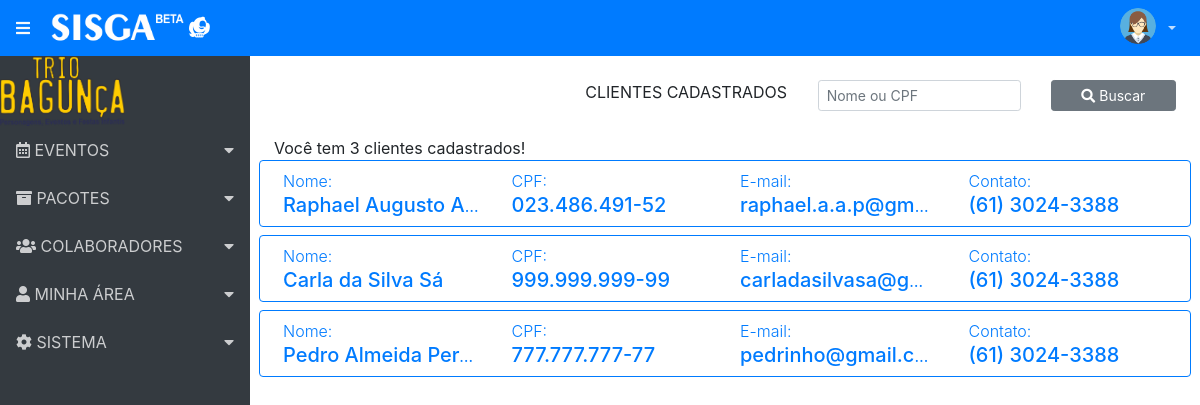
Page /index.php/clientes/ClientesCadastrados on the earlier database version.
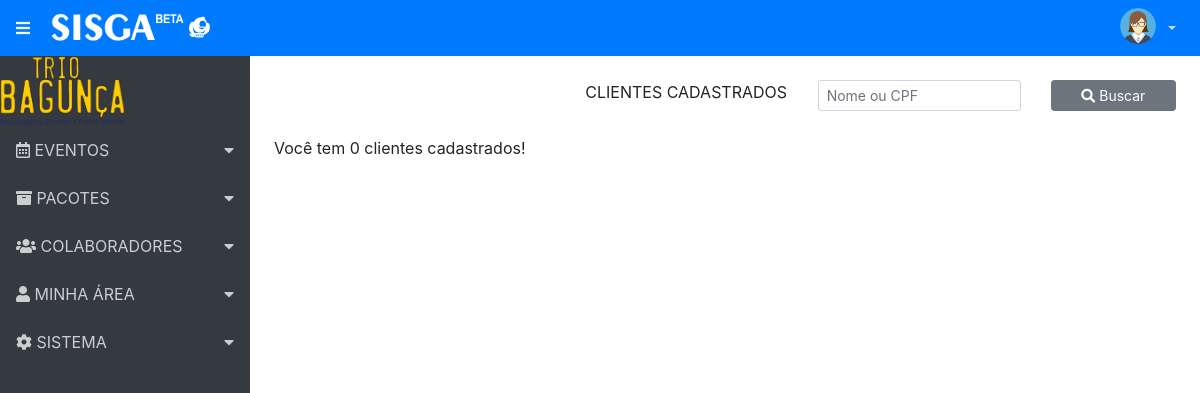
Same page on the later database version.
### tables this page shows
CREATE TABLE `clientes` (
  `id_cli` int(11) NOT NULL,
  `nome_cli` varchar(50) NOT NULL,
  `cpf_cli` varchar(14) NOT NULL,
  `nasc_cli` date NOT NULL,
  `end_cli` text NOT NULL,
  `fixo_cli` varchar(15) NOT NULL,
  `cel_cli` varchar(16) NOT NULL,
  `email_cli` varchar(50) NOT NULL
);

### application/controllers/Clientes.php (called while the page is built, shortened)
<?php
class Clientes extends CI_Controller {
	function __construct() {
		$this->load->library('form_validation');
	}
	public function ClientesCadastrados()	{
		$dados['titulo'] = 'Clientes Cadastrados';
		$this->load->model('Clientes_model');
		$lista = $this->Clientes_model->MostraClientes();
		$cliente =  array('clientes' => $lista);
		$total_cliente = count($lista);
		$cliente['total'] = $total_cliente;
		$this->load->view('header', $dados);
		$this->load->view('menu');
		$this->load->view('ClientesCadastrados', $cliente);
		$this->load->view('footer');
	}
}

### index.php (called while the page is built, shortened)
<?php
require_once BASEPATH.'core/CodeIgniter.php';

### application/models/Clientes_model.php (called while the page is built, shortened)
<?php
class Clientes_model extends CI_Model {
	public function MostraClientes () {
		return $this->db->get('clientes')->result_array();
	}
}

### application/views/ClientesCadastrados.php (the view, shortened to what this page needs)
<div class="container p-4">
	<form action="">
		<div class="form-group row">
			<div class="col-lg-4"></div>
			<div class="col-lg-3"><p class="text-center">CLIENTES CADASTRADOS</p></div>
			<div class="col-lg-3 text-left">
				<input type="text" class="form-control form-control-block form-control-sm" id="inputdefault" placeholder="Nome ou CPF">
			</div>
			<div class="col-lg-2"><button class="btn btn-secondary btn-sm btn-block" type="submit"><i class="fas fa-search"></i> Buscar</button></div>
		</div>
	</form>
        <span class="text-right"><?php echo "Você tem ".$total." clientes cadastrados!"; ?></span>
        <?php foreach ($clientes as $cli) : ?>
            <div class="row border border-primary rounded p-2 mb-2 text-primary">
                <div class="col text-truncate">
                    <span class="font-weight-light">Nome: <br /></span>
                    <span class="h5"><?= anchor("Clientes/DetalheCliente/{$cli['id_cli']}", $cli['nome_cli']); ?></span>
                </div>
                <div class="col">
                    <span class="font-weight-light">CPF: <br /></span>
                    <span class="h5"><?= anchor("Clientes/DetalheCliente/{$cli['id_cli']}", $cli['cpf_cli']); ?></span>
                </div>
                <div class="col text-truncate">
                    <span class="font-weight-light">E-mail: <br /></span>
                    <span class="h5"><?= anchor("Clientes/DetalheCliente/{$cli['id_cli']}", $cli['email_cli']); ?></span>
                </div>
                <div class="col">
                    <span class="font-weight-light">Contato: <br /></span>
                    <span class="h5">
                        <?php
                            if (empty($cli['fixo_cli'])) {
                                echo anchor("Clientes/DetalheCliente/{$cli['id_cli']}", $cli['cel_cli']);
                            } else {
                                echo anchor("Clientes/DetalheCliente/{$cli['id_cli']}", $cli['fixo_cli']);
                            }
                        ?>
                    </span>
                </div>
            </div>
        <?php endforeach?>
</div>

Differences in the rows shown:
removed clientes: id_cli+nome_cli "Raphael Augusto A…", id_cli+cpf_cli "023.486.491-52", id_cli+email_cli "raphael.a.a.p@gm…", id_cli+fixo_cli "(61) 3024-3388"
removed clientes: id_cli+nome_cli "Carla da Silva Sá", id_cli+cpf_cli "999.999.999-99", id_cli+email_cli "carladasilvasa@g…", id_cli+fixo_cli "(61) 3024-3388"
removed clientes: id_cli+nome_cli "Pedro Almeida Per…", id_cli+cpf_cli "777.777.777-77", id_cli+email_cli "pedrinho@gmail.c…", id_cli+fixo_cli "(61) 3024-3388"
Other differences:
$total: "3" → "0"
